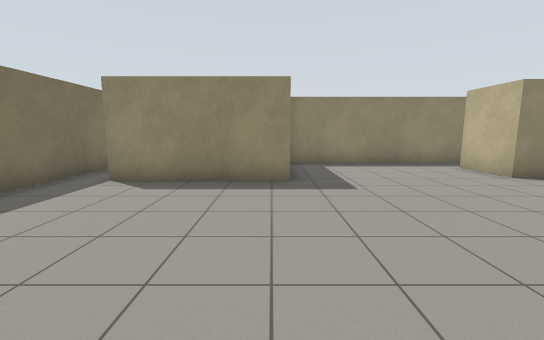
view 1 (above)

16 first-person views from a walk through a world built for the Gazebo simulator. The camera is 1.2 m above the floor, tilts 8° down and sees 90° across. The floor is counted in squares, 1 m on a side. Each view is taken from the middle of a square. On the plan, view 1 faces up. The plan holds only what a view shows up to about 12 squares ahead; the rest is blank.

view 2
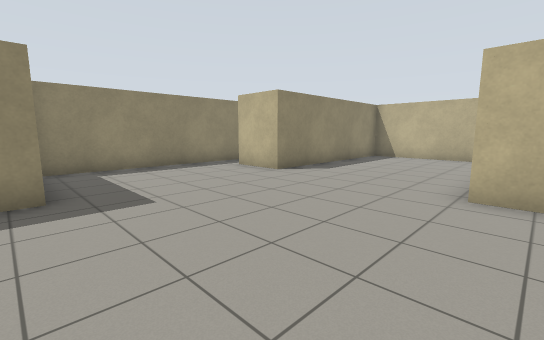

view 3
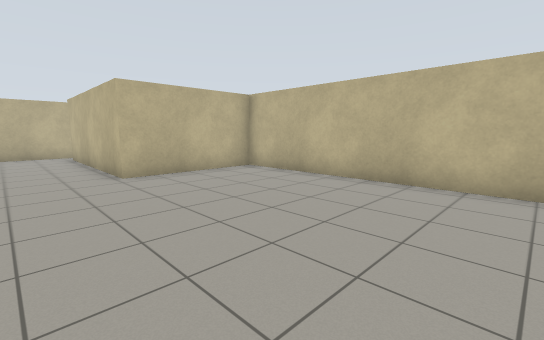

view 4
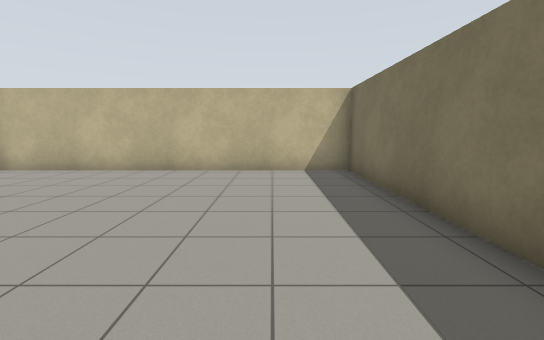

view 5
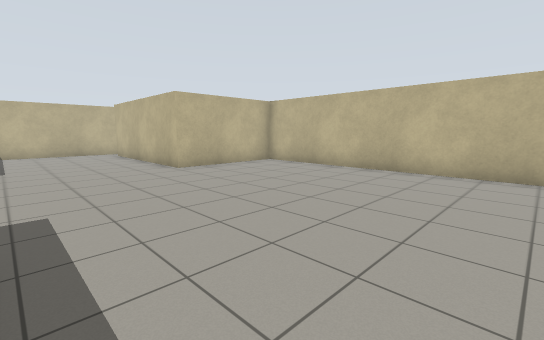

view 6
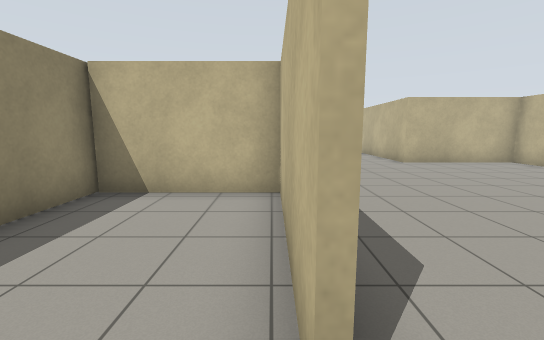

view 7
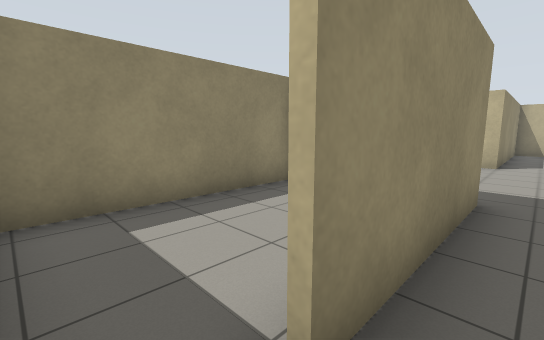

view 8
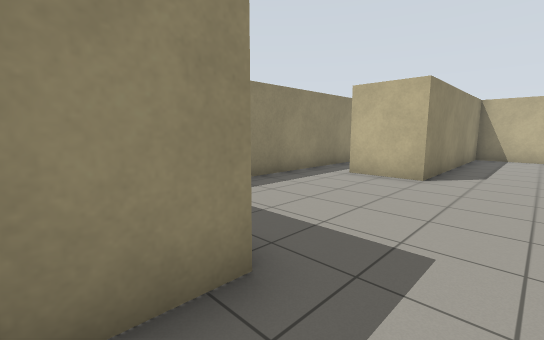

view 9
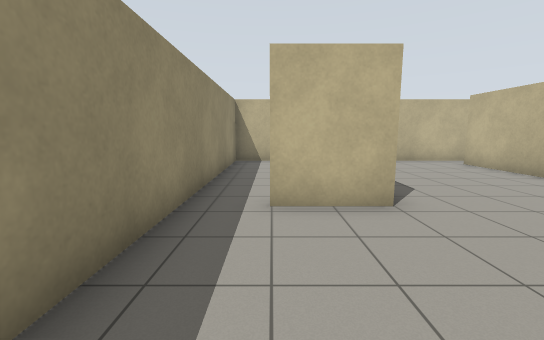

view 10
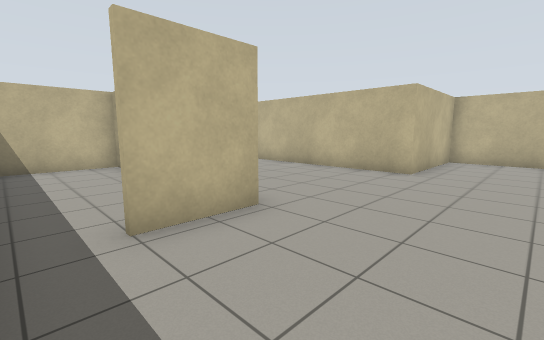

view 11
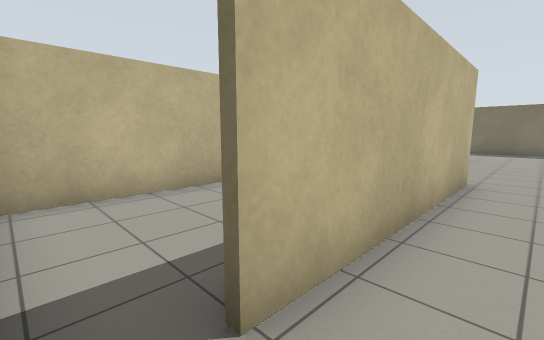

view 12
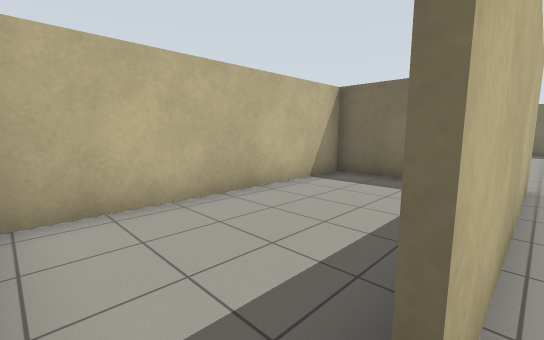

view 13
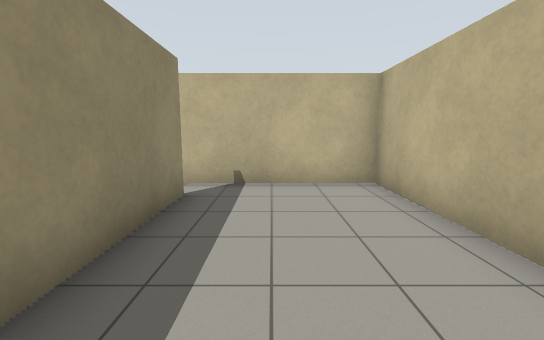

view 14
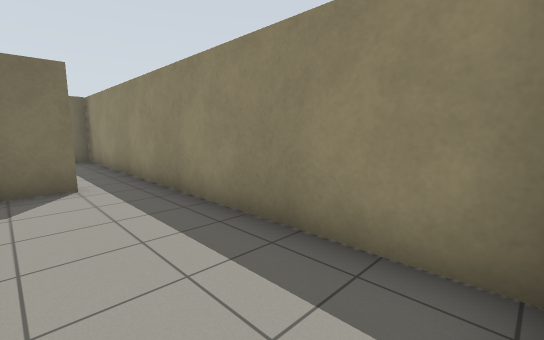

view 15
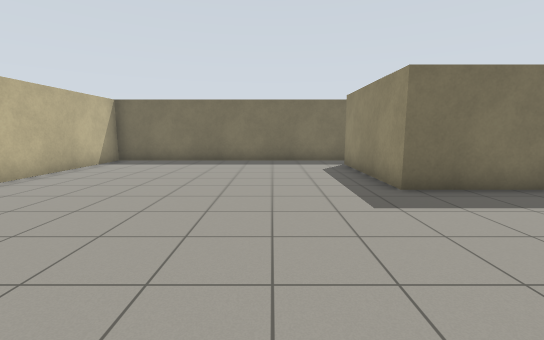

view 16
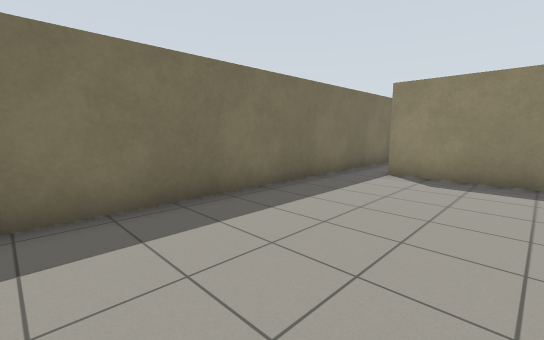

### Floor plan
Points are (right, up) in squares from view 1. A wall is a line through its corners. A room is listed if a view was taken in it or the views show most of it. See-through windows are left out.
Room 1 (views 1, 2, 3, 4, 5, 6, 7, 8, 9, 10, 11, 15, 16)
walls: (5.6, -2.5) (5.6, 1.8) (12.1, 1.8); (0.4, 10.5) (0.4, 6.7) (-4.1, 6.7); (-5.4, 7.6) (-5.4, -2.4) (6.1, -2.4); (6.6, 10.5) (0, 10.5); (13.3, 2.6) (13.3, 7); (13.4, 7) (6.3, 7) (6.3, 9.1)
ways out: opening at (13, 2) to room 2; opening at (6, 10) to room 3; opening at (-5, 7) to room 4
Room 2 (views 12, 13)
walls: (12.1, 1.7) (8.5, 1.7); (5.7, -0.5) (5.7, -2.5); (6.1, -2.4) (13.3, -2.4) (13.3, 2.6)
ways out: opening at (13, 2) to room 1
Room 3 (view 14)
walls: (6.4, 9.1) (6.4, 7.9); (13.3, 7) (13.3, 10.5) (6.6, 10.5)
ways out: opening at (6, 10) to room 1
Room 4 (no view inside)
walls: (-4.1, 6.8) (0.3, 6.8) (0.3, 10.5); (-5.4, 10.1) (-5.4, 7.6); (0, 10.5) (-5.1, 10.5)
ways out: opening at (-5, 7) to room 1

Positions as (right, up) in squares from view 1, and headings:
1: (0, 0), facing up
2: (0, 1), facing up-right
3: (-2, 4), facing down-right
4: (-3, 6), facing down
5: (-3, 6), facing down-right
6: (-5, 7), facing right
7: (-5, 6), facing up-right
8: (-1, 5), facing up-right
9: (2, 9), facing right
10: (3, 10), facing down-right
11: (13, 3), facing down-left
12: (13, 2), facing down-left
13: (7, 0), facing right
14: (13, 8), facing up-left
15: (6, 4), facing left
16: (-1, -1), facing up-left
